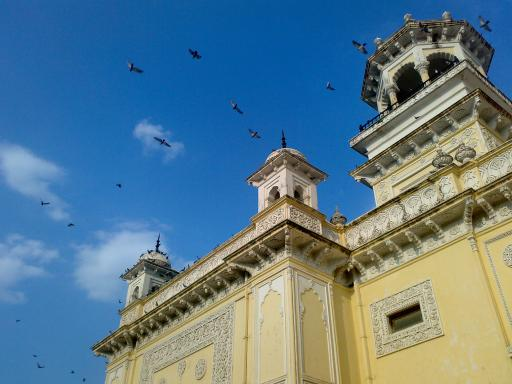
#> input picture data/home.jpg, 512 x 384 px
$ python Moravec.py
#> lines starting #> are read from the running program, lines starting #| are printed output that depends on the picture
import numpy as np
import cv2
import matplotlib.pyplot as plt

img =cv2.imread('./data/home.jpg',cv2.IMREAD_GRAYSCALE)
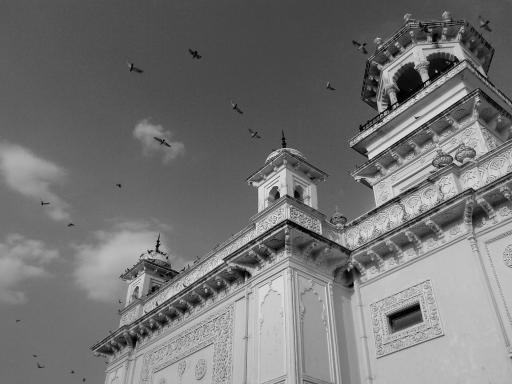
#> img: shape (384, 512); min 0, max 255, mean 116.2

plt.imshow(img,cmap='gray')
plt.show()

def moravec(img):
    h,w = img.shape
#> h = 384; w = 512
    SSD01 = (img-np.pad(img[...,1:],((0,0),(0,1))))**2
    SSD01[...,-1]=0
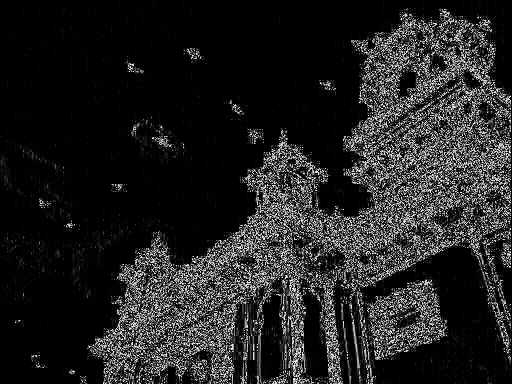
#> SSD01: shape (384, 512); min 0, max 249, mean 34.2
    SSD01 = np.pad(SSD01,((1,1),(1,1)))
#> SSD01: shape (386, 514)
    SSD0m1 = (img - np.pad(img[..., :-1], ((0, 0), (1, 0)))) ** 2
    SSD0m1[..., 0] = 0
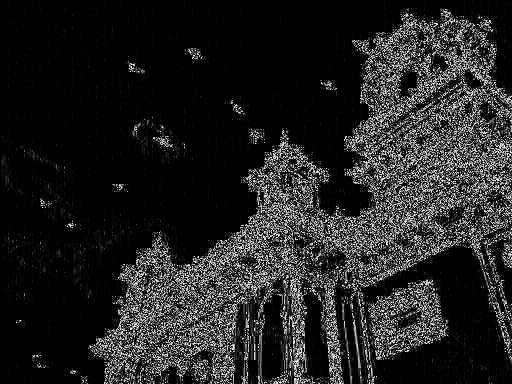
#> SSD0m1: shape (384, 512); min 0, max 249, mean 34.2
    SSD0m1 = np.pad(SSD0m1, ((1, 1), (1, 1)))
#> SSD0m1: shape (386, 514)
    SSD10 = (img-np.pad(img[1:],((0,1),(0,0))))**2
    SSD10[-1,...]=0
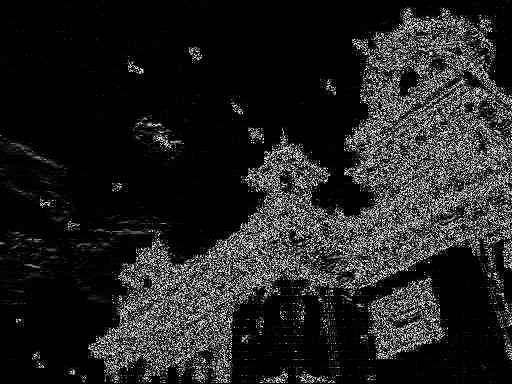
#> SSD10: shape (384, 512); min 0, max 249, mean 33.1
    SSD10 = np.pad(SSD10, ((1, 1), (1, 1)))
#> SSD10: shape (386, 514)
    SSDm10 = (img-np.pad(img[:-1],((1,0),(0,0))))**2
    SSDm10[0,...]=0
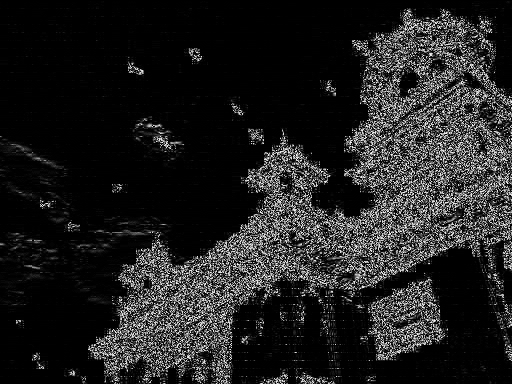
#> SSDm10: shape (384, 512); min 0, max 249, mean 33.1
    SSDm10 = np.pad(SSDm10, ((1, 1), (1, 1)))
#> SSDm10: shape (386, 514)
    S01=np.zeros([h,w,3,3])
    S0m1 = np.zeros([h, w, 3, 3])
    S10 = np.zeros([h, w, 3, 3])
    Sm10 = np.zeros([h, w, 3, 3])
    for i in range(h):
        for j in range(w):
            S01[i,j]=SSD01[i:i+3,j:j+3]
            S0m1[i,j] = SSD0m1[i:i+3,j:j+3]
            S10[i,j] = SSD10[i:i+3,j:j+3]
            Sm10[i,j] = SSDm10[i:i+3,j:j+3]

    confidence = np.min([np.sum(np.sum(S01,axis=2),axis=2),np.sum(np.sum(S0m1,axis=2),axis=2),np.sum(np.sum(S10,axis=2),axis=2),np.sum(np.sum(Sm10,axis=2),axis=2)],axis=0)
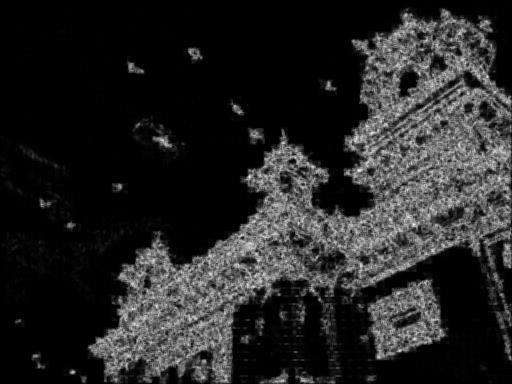
#> confidence: shape (384, 512) float64; min 0, max 1439, mean 212.9; drawn with min black and max white

    return confidence,(S01,S0m1,S10,Sm10)


_,Ss = moravec(img)

img_ex = np.expand_dims(img,-1)

plt.figure(figsize=(15,15))
tmp_img= np.concatenate([img_ex,img_ex,img_ex],-1)
tmp_img[128,283,0]=255
#> tmp_img: shape (384, 512, 3); mean of channels 0, 1, 2 116.2, 116.2, 116.2
tmp_img[128,283,1]=0
#> tmp_img: shape (384, 512, 3); mean of channels 0, 1, 2 116.2, 116.2, 116.2
tmp_img[128,283,2]=0
#> tmp_img: shape (384, 512, 3); mean of channels 0, 1, 2 116.2, 116.2, 116.2
tmp_img[100,280,0]=0
#> tmp_img: shape (384, 512, 3); mean of channels 0, 1, 2 116.2, 116.2, 116.2
tmp_img[100,280,1]=0
#> tmp_img: shape (384, 512, 3); mean of channels 0, 1, 2 116.2, 116.2, 116.2
tmp_img[100,280,2]=255
#> tmp_img: shape (384, 512, 3); mean of channels 0, 1, 2 116.2, 116.2, 116.2
roi = tmp_img[80:140,250:320]
plt.imshow(roi)
plt.show()


fig=plt.figure(figsize=(13,13))
plt.subplot(421)
plt.imshow(Ss[0][129,284],cmap='gray')
plt.xlabel('S01_red')
plt.subplot(423)
plt.imshow(Ss[1][129, 284], cmap='gray')
plt.xlabel('S0m1_red')
plt.subplot(425)
plt.imshow(Ss[2][129, 284], cmap='gray')
plt.xlabel('S10_red')
plt.subplot(427)
plt.imshow(Ss[3][129, 284], cmap='gray')
plt.xlabel('Sm10_red')
plt.subplot(422)
plt.imshow(Ss[0][101, 281], cmap='gray')
plt.xlabel('S01_blue')
plt.subplot(424)
plt.imshow(Ss[1][101, 281], cmap='gray')
plt.xlabel('S0m1_blue')
plt.subplot(426)
plt.imshow(Ss[2][101, 281], cmap='gray')
plt.xlabel('S10_blue')
plt.subplot(428)
plt.imshow(Ss[3][101, 281], cmap='gray')
plt.xlabel('Sm10_blue')
fig.tight_layout()
plt.show()
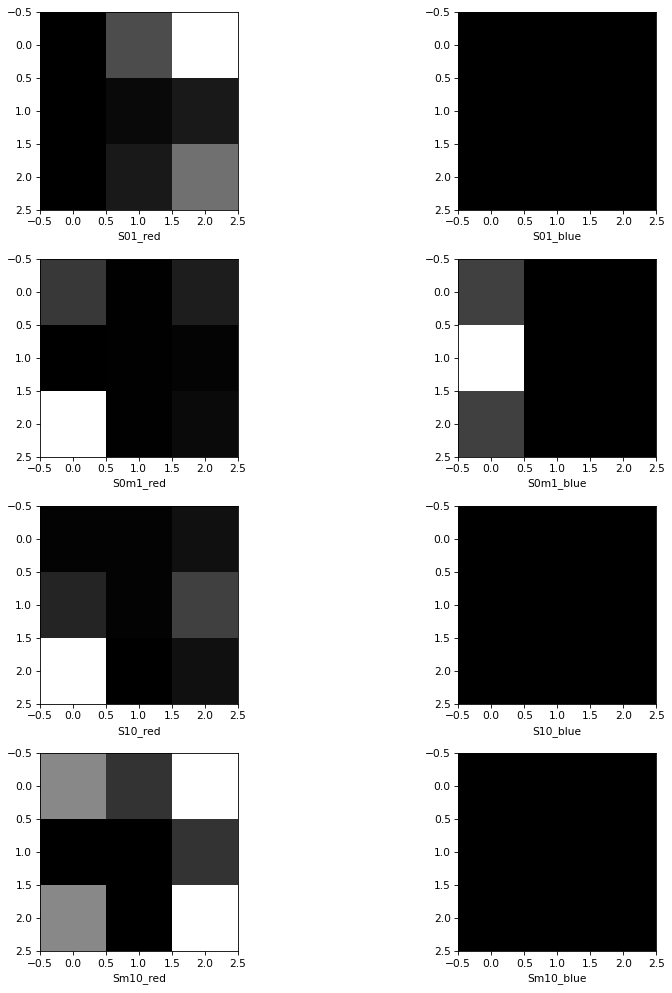
#> figure drawn by matplotlib, 8 panels

$ run again, with data/aero1.jpg copied over data/home.jpg
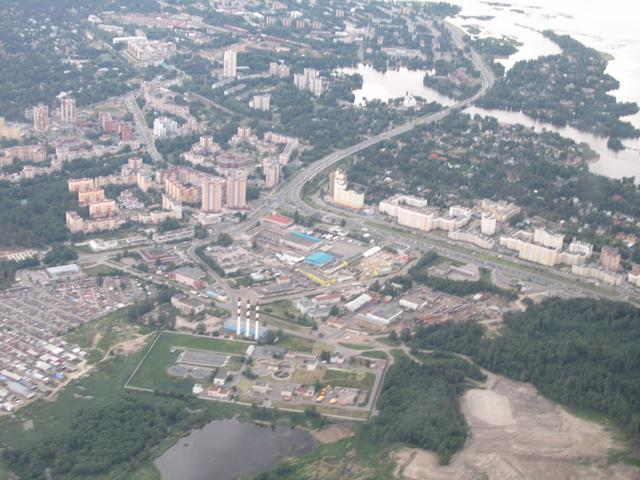
#> input picture data/aero1.jpg, 640 x 480 px
#> in moravec, `SSDm10[0,...]=0`:
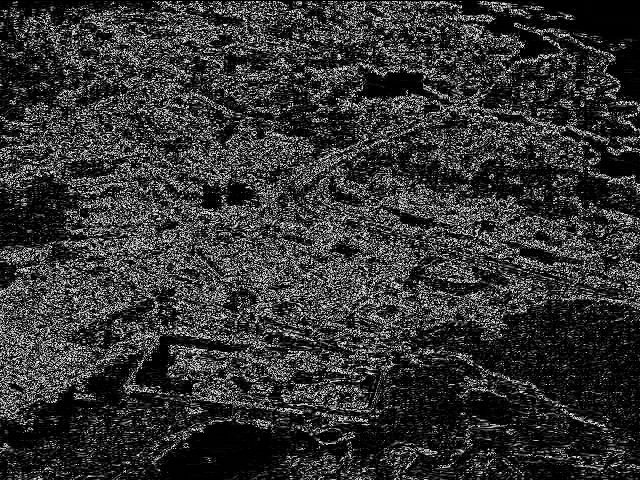
#> SSDm10: shape (480, 640); min 0, max 249, mean 52.3
#> `roi = tmp_img[80:140,250:320]`:
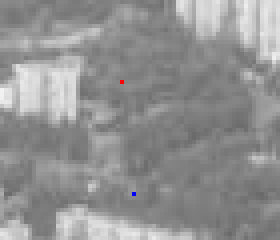
#> roi: shape (60, 70, 3) (shown 4 times larger); mean of channels 0, 1, 2 145.6, 145.5, 145.6; drawn as B, G, R
